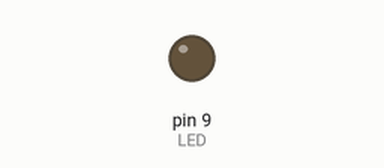
This sketch was run on a simulated Arduino Uno, built with avr-gcc and run on an emulated ATmega328P. Parts: output pins drawn as LEDs (lit = HIGH).

Above: at 0.05 s.
Timing chart, 0 to 5.9 s (numbered marks = the images above):
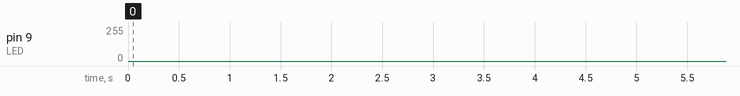

The sketch:

PU02_Fade.ino
```cpp
/*
  LED Signals light Workshop
  FH Aachen, Physical Computing Lab
  Übung 2: Fade

  Lerninhalte:
  - PWM
  - conditionals: if()
  - analogWrite()
  - mathematische Operatoren
  - logische Operatoren
  - Ein und Ausblenden einer 20mA LED

*/

int LED = 9;        // LED über Widerstand 220Ω an PWM fähigen Pin 9 angeschlossen. [PWM = 3, 5, 6, 9, 10]
int brightness = 0; // Helligkeit der LED
int fadeAmount = 1; // Erhöhung pro Zyklus

void setup() {  // Die Setup Routine läuft ein Mal nach dem Reset Zyklus:
  pinMode(LED, OUTPUT);   // Digital Pin als Ausgang deklarieren.
}// Setup Ende

void loop() { // Die Loop Routine läuft in Dauerschleife:
  analogWrite(LED, brightness);   // LED Ausgang auf Wert "brightness" setzen.
  brightness = brightness + fadeAmount;   // Helligkeit um Wert fadeAmount erhöhen.

  if (brightness <= 0 || brightness >= 255)   // Falls der Wert die Limits überschreitet...
  {
    // Dimmerrichtung umkehren
    fadeAmount = -fadeAmount;
  }
  delay(5); // 10 ms warten
} // Loop Ende
```
